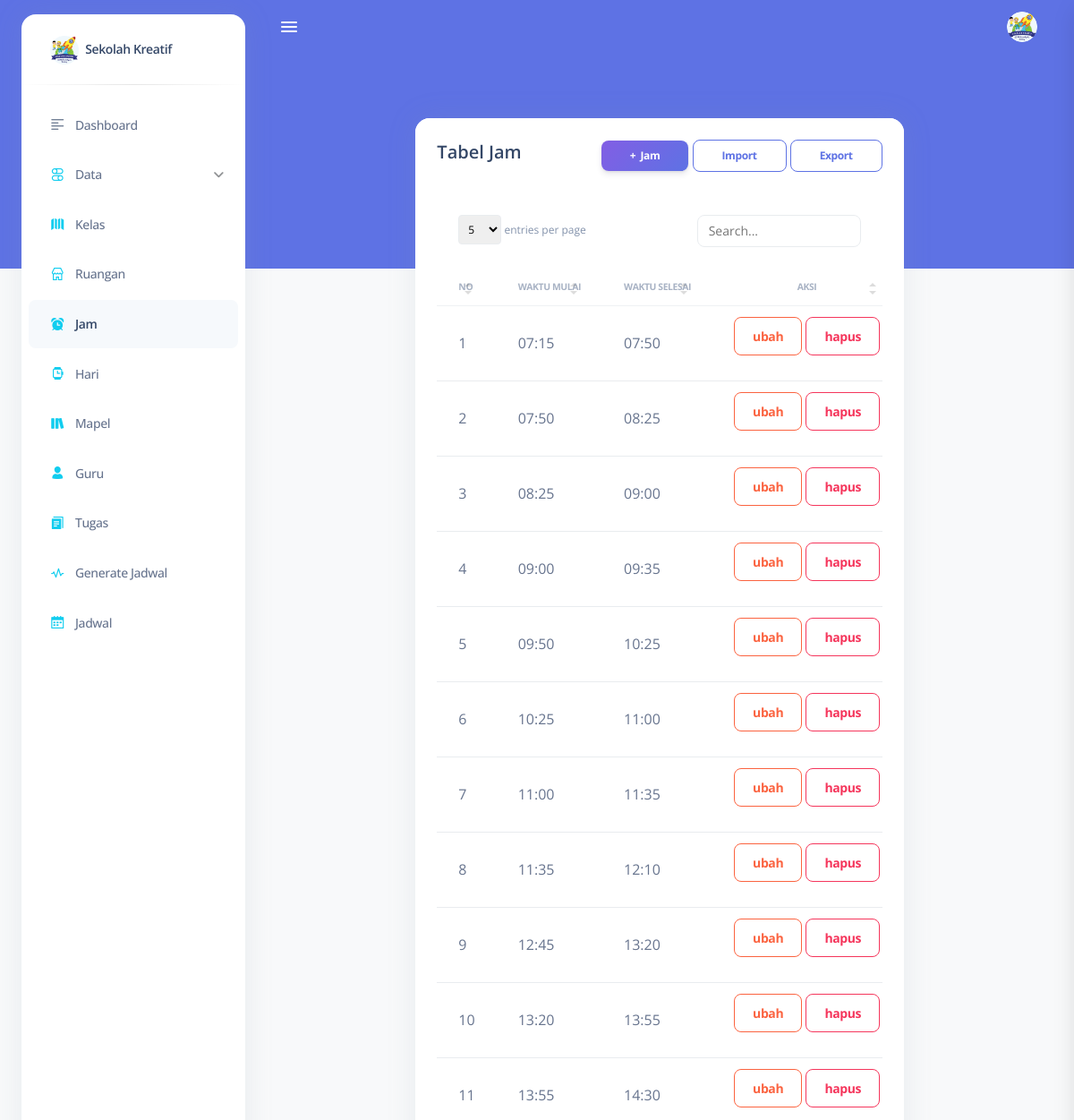
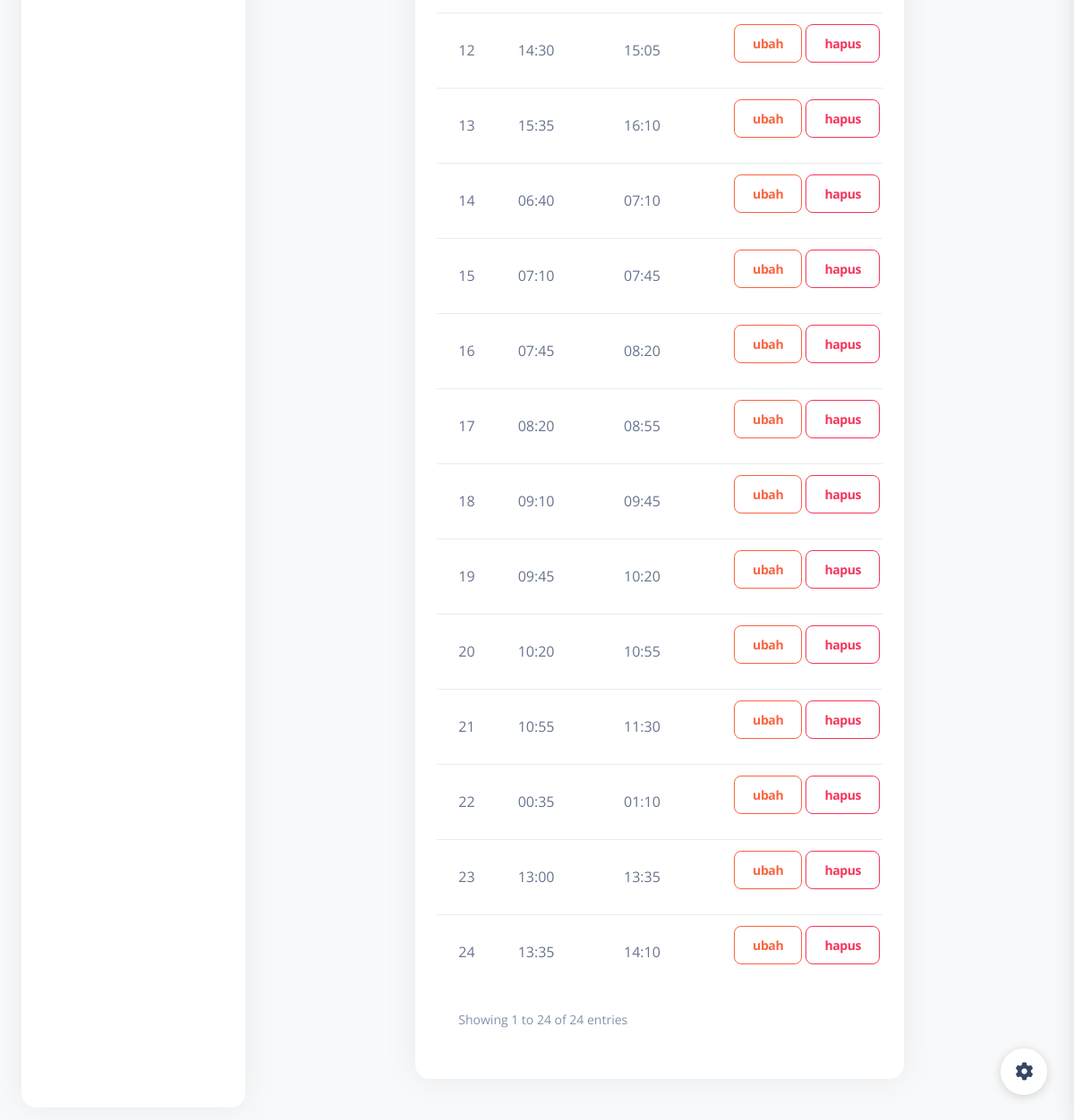
Screenshot of /jam/ (signed in) with the database file from the repository (2 pictures, top to bottom).
### core/models.py (models this page shows, shortened)
class Jam(models.Model):
  waktu_mulai = models.TimeField()
  waktu_selesai = models.TimeField()

### core/jadwalviews.py (the view)
# urls.py: path('jam/', jadwalviews.form_jam, name='jam'),
@login_required(login_url='login')
def form_jam(request):
  context = {'jam': Jam.objects.all()}
  return render(request, 'penjadwalan/jam/form.html', context)

### core/templatetags/auth_extras.py (called while the page is built)
@register.filter(name='has_group')
def has_group(user, group_name):
    try:
        group = Group.objects.get(name=group_name)
    except Group.DoesNotExist:
        return False
    return True if group in user.groups.all() else False

### templates/penjadwalan/jam/form.html (shortened to what this page needs)
{% extends 'base.html' %}
{% load static %}
{% block content %}
<main class="main-content position-relative border-radius-lg ">
  <div class="container-fluid py-4">
    <div class="row mt-4">
      <div class="col-8 mx-auto">
        <div class="card">
          <div class="card-header pb-0">
            <div class="d-lg-flex">
              <div>
                <h5 class="mb-0">Tabel Jam</h5>
              </div>
              <div class="ms-auto my-auto mt-lg-0 mt-4">
                <div class="ms-auto my-auto">
                  <a href="{% url 'create_jam' %}" class="btn bg-gradient-primary btn-sm mb-0">+&nbsp;
                    Jam</a>
                  <a href="{% url 'importjam' %}" class="btn btn-outline-primary btn-sm mb-0" target=>
                    Import</a>
                  <a href="" class="btn btn-outline-primary btn-sm mb-0" target="_blank">
                    Export</a>
                </div>
              </div>
            </div>
          </div>
          <div class="card-body">
            <div class="table-responsive">
              <table class="table table-flush" id="datatable-search">
                <thead class="thead-light">
                  <tr>
                    <th>No</th>
                    <th>Waktu Mulai</th>
                    <th>Waktu Selesai</th>
                    <th class="text-center">Aksi</th>
                  </tr>
                </thead>
                <tbody>
                  {% for k in jam %}
                  <tr>
                    <td>{{k.id}}</td>
                    <td>{{k.waktu_mulai|time:"H:i"}}</td>
                    <td>{{k.waktu_selesai|time:"H:i"}}</td>
                    <td class="text-center">
                      <a href="{% url 'update_jam' k.id %}" class="btn btn-outline-warning" data-bs-toggle="tooltip"
                        data-bs-original-title="Edit">
                        ubah
                      </a>
                      <button type="button" data-bs-toggle="modal" class="btn btn-outline-danger"
                        data-bs-target="#Delete{{k.id}}">
                        hapus
                      </button>
                    </td>
                  </tr>
                  {% endfor%}
                </tbody>
              </table>
            </div>
          </div>
        </div>
      </div>
    </div>
  </div>
</main>
{% endblock content %}

### rows the page displays
Jam: id "1", waktu_mulai "07:15", waktu_selesai "07:50"
Jam: id "2", waktu_mulai "07:50", waktu_selesai "08:25"
Jam: id "3", waktu_mulai "08:25", waktu_selesai "09:00"
Jam: id "4", waktu_mulai "09:00", waktu_selesai "09:35"
Jam: id "5", waktu_mulai "09:50", waktu_selesai "10:25"
Jam: id "6", waktu_mulai "10:25", waktu_selesai "11:00"
Jam: id "7", waktu_mulai "11:00", waktu_selesai "11:35"
Jam: id "8", waktu_mulai "11:35", waktu_selesai "12:10"
Jam: id "9", waktu_mulai "12:45", waktu_selesai "13:20"
Jam: id "10", waktu_mulai "13:20", waktu_selesai "13:55"
Jam: id "11", waktu_mulai "13:55", waktu_selesai "14:30"
Jam: id "12", waktu_mulai "14:30", waktu_selesai "15:05"
Jam: id "13", waktu_mulai "15:35", waktu_selesai "16:10"
Jam: id "14", waktu_mulai "06:40", waktu_selesai "07:10"
Jam: id "15", waktu_mulai "07:10", waktu_selesai "07:45"
Jam: id "16", waktu_mulai "07:45", waktu_selesai "08:20"
Jam: id "17", waktu_mulai "08:20", waktu_selesai "08:55"
Jam: id "18", waktu_mulai "09:10", waktu_selesai "09:45"
Jam: id "19", waktu_mulai "09:45", waktu_selesai "10:20"
Jam: id "20", waktu_mulai "10:20", waktu_selesai "10:55"
Jam: id "21", waktu_mulai "10:55", waktu_selesai "11:30"
Jam: id "22", waktu_mulai "00:35", waktu_selesai "01:10"
Jam: id "23", waktu_mulai "13:00", waktu_selesai "13:35"
Jam: id "24", waktu_mulai "13:35", waktu_selesai "14:10"
